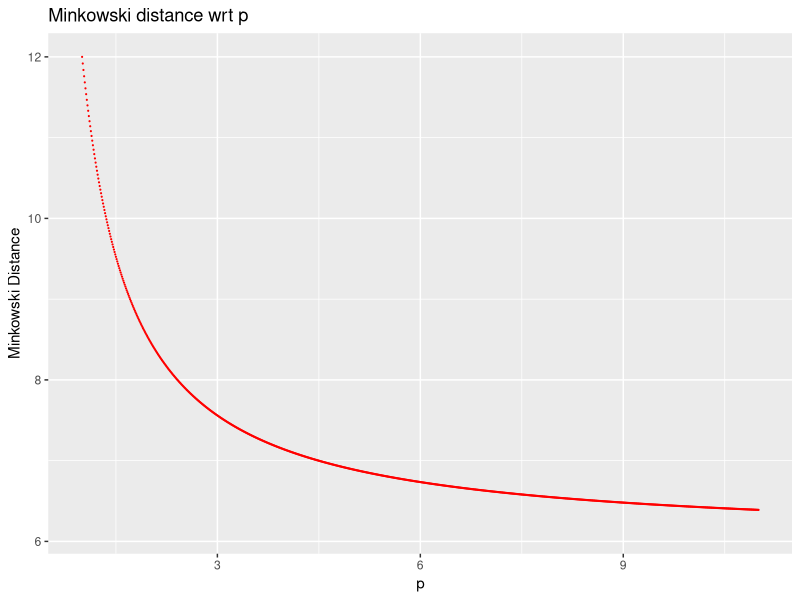

This chart was generated by the following R code:
## ---- chunk 1
knitr::opts_chunk$set(echo = TRUE)
## ---- chunk 2
x = c(0, 0)
y = c(6,6)
dist(rbind(x, y), method = "euclidian")
6*sqrt(2)
dist(rbind(x, y), method = "manhattan")
## ---- chunk 3
x = c(0, 0)
y = c(6,6)
dist(rbind(x, y), method = "canberra")
6/6+6/6
## ---- chunk 4
library("ggplot2")
x = c(0, 0)
y = c(6,6)
MinkowDist=c()
for (p in seq(1,30,.01))
{
MinkowDist=c(MinkowDist,dist(rbind(x, y), method = "minkowski", p = p))     
}
ggplot(data =data.frame(x = seq(1,30,.01), y=MinkowDist ) , mapping = aes(x = x, y = y))+geom_point(size=.1,color="red")+xlim(1,11)+xlab("p")+ylab("Minkowski Distance")+ggtitle("Minkowski distance wrt p")
## ---- chunk 5
x=c(3, 1, 4, 15, 92)
rank(x)
## ---- chunk 6
x=c(3, 1, 4, 15, 92)
rank(x)
y=c(30,2 , 9, 20, 48)
rank(y)
d=rank(x)-rank(y)
d
cor(rank(x),rank(y))
1-6*sum(d^2)/(5*(5^2-1))
## ---- chunk 7
x=c(3, 1, 4, 15, 92)
y=c(30,2 , 9, 20, 48)
tau=0
for (i in 1:5)
{  
tau=tau+sign(x -x[i])%*%sign(y -y[i])
}
tau=tau/(5*4)
tau
cor(x,y, method="kendall")
## ---- chunk 8
x=c(3, 1, 4, 15, 92)
y=c(30,2 , 9, 20, 48)
(x-mean(x))/sd(x)
scale(x)
(y-mean(y))/sd(y)
scale(y)
## ---- chunk 9
install.packages("FactoMineR")
library("FactoMineR")
data("USArrests") # Loading
head(USArrests, 3) # Print the first 3 rows
set.seed(123)
ss <- sample(1:50, 15) # Take 15 random rows
df <- USArrests[ss, ] # Subset the 15 rows
df.scaled <- scale(df) # Standardize the variables
